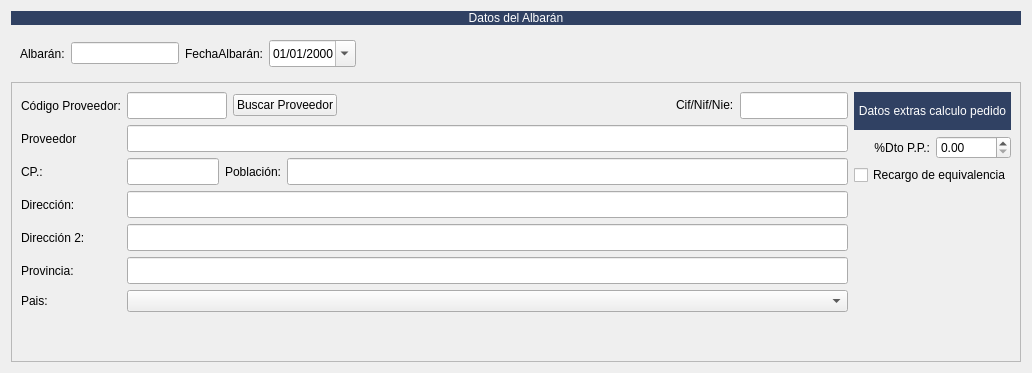
         <widget class="QWidget" name="tab_5">
          <attribute name="title">
           <string>Cabecera de Albarán</string>
          </attribute>
          <layout class="QGridLayout" name="gridLayout_2">
           <item row="1" column="0">
            <widget class="QFrame" name="frame">
             <layout class="QHBoxLayout" name="horizontalLayout_5">
              <item>
               <widget class="QLabel" name="lblnumalb">
                <property name="text">
                 <string>Albarán:</string>
                </property>
               </widget>
              </item>
              <item>
               <widget class="QLineEdit" name="txtalbaran">
                <property name="maximumSize">
                 <size>
                  <width>120</width>
                  <height>16777215</height>
                 </size>
                </property>
               </widget>
              </item>
              <item>
               <widget class="QLabel" name="label">
                <property name="text">
                 <string>FechaAlbarán:</string>
                </property>
               </widget>
              </item>
              <item>
               <widget class="QDateEdit" name="txtfecha">
                <property name="minimumSize">
                 <size>
                  <width>0</width>
                  <height>27</height>
                 </size>
                </property>
                <property name="displayFormat">
                 <string>dd/MM/yyyy</string>
                </property>
                <property name="calendarPopup">
                 <bool>true</bool>
                </property>
               </widget>
              </item>
              <item>
               <spacer name="horizontalSpacer_3">
                <property name="orientation">
                 <enum>Qt::Horizontal</enum>
                </property>
                <property name="sizeHint" stdset="0">
                 <size>
                  <width>656</width>
                  <height>20</height>
                 </size>
                </property>
               </spacer>
              </item>
             </layout>
            </widget>
           </item>
           <item row="2" column="0">
            <widget class="QFrame" name="frame_5">
             <property name="frameShape">
              <enum>QFrame::StyledPanel</enum>
             </property>
             <property name="frameShadow">
              <enum>QFrame::Raised</enum>
             </property>
             <layout class="QGridLayout" name="gridLayout_12">
              <item row="0" column="0">
               <widget class="QLabel" name="label_3">
                <property name="text">
                 <string>Código Proveedor:</string>
                </property>
               </widget>
              </item>
              <item row="0" column="1">
               <layout class="QHBoxLayout" name="horizontalLayout_6">
                <item>
                 <widget class="QLineEdit" name="txtcodigo_proveedor">
                  <property name="minimumSize">
                   <size>
                    <width>0</width>
                    <height>27</height>
                   </size>
                  </property>
                  <property name="maximumSize">
                   <size>
                    <width>100</width>
                    <height>16777215</height>
                   </size>
                  </property>
                 </widget>
                </item>
                <item>
                 <widget class="QPushButton" name="botBuscarProv">
                  <property name="text">
                   <string>Buscar Proveedor</string>
                  </property>
                  <property name="icon">
                   <iconset resource="../maya.qrc">
                    <normaloff>:/Icons/PNG/search.png</normaloff>:/Icons/PNG/search.png</iconset>
                  </property>
                 </widget>
                </item>
                <item>
                 <spacer name="horizontalSpacer">
                  <property name="orientation">
                   <enum>Qt::Horizontal</enum>
                  </property>
                  <property name="sizeHint" stdset="0">
                   <size>
                    <width>40</width>
                    <height>20</height>
                   </size>
                  </property>
                 </spacer>
                </item>
                <item>
                 <widget class="QLabel" name="label_15">
                  <property name="sizePolicy">
                   <sizepolicy hsizetype="Preferred" vsizetype="Fixed">
                    <horstretch>0</horstretch>
                    <verstretch>0</verstretch>
                   </sizepolicy>
                  </property>
                  <property name="text">
                   <string>Cif/Nif/Nie:</string>
                  </property>
                 </widget>
                </item>
                <item>
                 <widget class="QLineEdit" name="txtcif">
                  <property name="sizePolicy">
                   <sizepolicy hsizetype="Preferred" vsizetype="Fixed">
                    <horstretch>0</horstretch>
                    <verstretch>0</verstretch>
                   </sizepolicy>
                  </property>
                  <property name="minimumSize">
                   <size>
                    <width>0</width>
                    <height>27</height>
                   </size>
                  </property>
                 </widget>
                </item>
               </layout>
              </item>
              <item row="1" column="0">
               <widget class="QLabel" name="label_4">
                <property name="text">
                 <string>Proveedor</string>
                </property>
               </widget>
              </item>
              <item row="1" column="1">
               <widget class="QLineEdit" name="txtproveedor">
                <property name="minimumSize">
                 <size>
                  <width>0</width>
                  <height>27</height>
                 </size>
                </property>
               </widget>
              </item>
              <item row="2" column="0">
               <widget class="QLabel" name="label_20">
                <property name="text">
                 <string>CP.:</string>
                </property>
               </widget>
              </item>
              <item row="2" column="1">
               <layout class="QHBoxLayout" name="horizontalLayout_7">
                <item>
                 <widget class="QLineEdit" name="txtcp">
                  <property name="minimumSize">
                   <size>
                    <width>0</width>
                    <height>27</height>
                   </size>
                  </property>
                  <property name="maximumSize">
                   <size>
                    <width>92</width>
                    <height>16777215</height>
                   </size>
                  </property>
                 </widget>
                </item>
                <item>
                 <widget class="QLabel" name="label_7">
                  <property name="text">
                   <string>Población:</string>
                  </property>
                 </widget>
                </item>
                <item>
                 <widget class="QLineEdit" name="txtpoblacion">
                  <property name="sizePolicy">
                   <sizepolicy hsizetype="Expanding" vsizetype="Fixed">
                    <horstretch>0</horstretch>
                    <verstretch>0</verstretch>
                   </sizepolicy>
                  </property>
                  <property name="minimumSize">
                   <size>
                    <width>0</width>
                    <height>27</height>
                   </size>
                  </property>
                 </widget>
                </item>
               </layout>
              </item>
              <item row="3" column="0">
               <widget class="QLabel" name="label_5">
                <property name="text">
                 <string>Dirección:</string>
                </property>
               </widget>
              </item>
              <item row="3" column="1">
               <widget class="QLineEdit" name="txtdireccion1">
                <property name="minimumSize">
                 <size>
                  <width>0</width>
                  <height>27</height>
                 </size>
                </property>
               </widget>
              </item>
              <item row="4" column="0">
               <widget class="QLabel" name="label_6">
                <property name="text">
                 <string>Dirección 2:</string>
                </property>
               </widget>
              </item>
              <item row="4" column="1">
               <widget class="QLineEdit" name="txtdireccion2">
                <property name="minimumSize">
                 <size>
                  <width>0</width>
                  <height>27</height>
                 </size>
                </property>
               </widget>
              </item>
              <item row="5" column="0">
               <widget class="QLabel" name="label_13">
                <property name="text">
                 <string>Provincia:</string>
                </property>
               </widget>
              </item>
              <item row="5" column="1">
               <widget class="QLineEdit" name="txtprovincia">
                <property name="minimumSize">
                 <size>
                  <width>0</width>
                  <height>27</height>
                 </size>
                </property>
                <property name="maximumSize">
                 <size>
                  <width>16777215</width>
                  <height>16777215</height>
                 </size>
                </property>
               </widget>
              </item>
              <item row="6" column="0">
               <widget class="QLabel" name="label_14">
                <property name="text">
                 <string>Pais:</string>
                </property>
               </widget>
              </item>
              <item row="6" column="1">
               <widget class="QComboBox" name="cbo_pais"/>
              </item>
              <item row="7" column="1">
               <spacer name="verticalSpacer_6">
                <property name="orientation">
                 <enum>Qt::Vertical</enum>
                </property>
                <property name="sizeHint" stdset="0">
                 <size>
                  <width>20</width>
                  <height>40</height>
                 </size>
                </property>
               </spacer>
              </item>
              <item row="0" column="2" rowspan="3">
               <layout class="QGridLayout" name="gridLayout">
                <item row="1" column="0">
                 <widget class="QLabel" name="label_38">
                  <property name="text">
                   <string>%Dto P.P.:</string>
                  </property>
                  <property name="alignment">
                   <set>Qt::AlignRight|Qt::AlignTrailing|Qt::AlignVCenter</set>
                  </property>
                 </widget>
                </item>
                <item row="0" column="0" colspan="2">
                 <widget class="QLabel" name="label_37">
                  <property name="styleSheet">
                   <string notr="true">background-color: #304163;
color: rgb(255,255,255);</string>
                  </property>
                  <property name="text">
                   <string>Datos extras calculo pedido</string>
                  </property>
                  <property name="alignment">
                   <set>Qt::AlignCenter</set>
                  </property>
                 </widget>
                </item>
                <item row="1" column="1">
                 <widget class="QDoubleSpinBox" name="spinPorc_dto_pp"/>
                </item>
                <item row="2" column="0" colspan="2">
                 <widget class="QCheckBox" name="chklporc_rec">
                  <property name="text">
                   <string>Recargo de equivalencia</string>
                  </property>
                 </widget>
                </item>
               </layout>
              </item>
             </layout>
            </widget>
           </item>
           <item row="0" column="0">
            <widget class="QLabel" name="label_2">
             <property name="styleSheet">
              <string notr="true">background-color: #304163;
color: rgb(255,255,255);</string>
             </property>
             <property name="text">
              <string>Datos del Albarán</string>
             </property>
             <property name="alignment">
              <set>Qt::AlignCenter</set>
             </property>
            </widget>
           </item>
          </layout>
         </widget>
